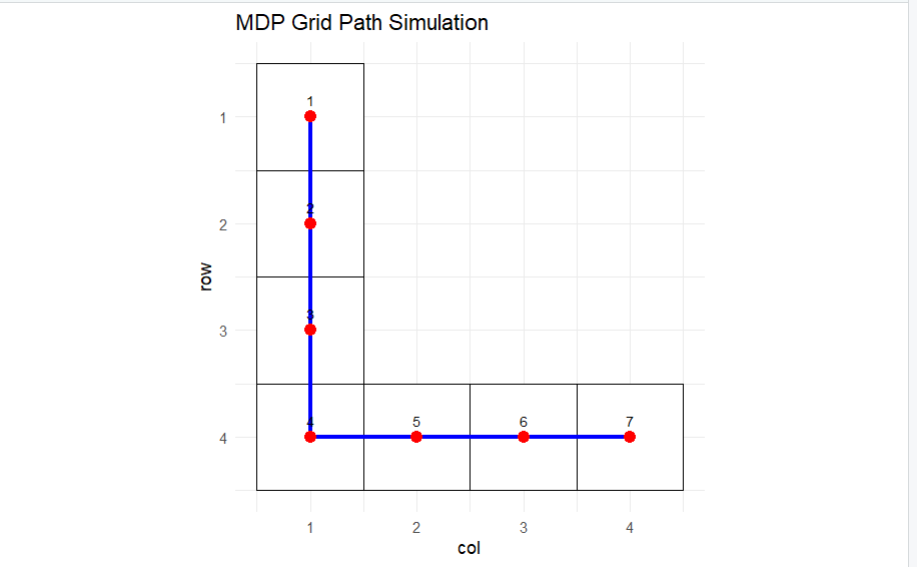

The script that drew this image:
#---------------------------------------
# Markov Decision Process Demo
#---------------------------------------

library(ggplot2)

grid_size <- 4
start <- c(1,1)
goal  <- c(4,4)

state <- start
step <- 1
total_reward <- 0

# Track path
path <- matrix("", grid_size, grid_size)
path[start[1], start[2]] <- "S"
path[goal[1], goal[2]]   <- "G"

trajectory <- data.frame(step=1, row=start[1], col=start[2])

cat("Initial Grid:\n")
print(path)

cat("\nStarting Simulation\n\n")

while(!(all(state==goal))){
  
  row <- state[1]
  col <- state[2]
  
  possible <- list()
  if(row>1) possible$Up <- c(row-1,col)
  if(row<grid_size) possible$Down <- c(row+1,col)
  if(col>1) possible$Left <- c(row,col-1)
  if(col<grid_size) possible$Right <- c(row,col+1)
  
  best_action <- NULL
  best_distance <- 100
  state_next <- NULL
  
  for(a in names(possible)){
    next_state <- possible[[a]]
    distance <- abs(goal[1]-next_state[1]) + abs(goal[2]-next_state[2])
    if(distance < best_distance){
      best_distance <- distance
      best_action <- a
      state_next <- next_state
    }
  }
  
  # Exploration: 20% chance to pick a random action
  if(runif(1) < 0.2){
    rand_action <- sample(names(possible),1)
    state_next <- possible[[rand_action]]
    best_action <- rand_action
  }
  
  reward <- -1
  if(all(state_next==goal)) reward <- 100
  total_reward <- total_reward + reward
  
  cat("Step:", step, "\n")
  cat("Current State :", state, "\n")
  cat("Action Taken  :", best_action, "\n")
  cat("Next State    :", state_next, "\n")
  cat("Reward        :", reward, "\n\n")
  
  state <- state_next
  step <- step+1
  
  trajectory <- rbind(trajectory, data.frame(step=step, row=state[1], col=state[2]))
}

cat("Simulation Complete!\n")
cat("Total Steps :", step-1, "\n")
cat("Total Reward:", total_reward, "\n")

# ==========================
# Visualization of Path
# ==========================

ggplot(trajectory, aes(x=col, y=row)) +
  geom_tile(fill="white", color="black", width=1, height=1) +
  geom_path(color="blue", size=1.2) +
  geom_point(color="red", size=3) +
  geom_text(aes(label=step), vjust=-1, size=3) +
  scale_y_reverse() +
  coord_fixed() +
  ggtitle("MDP Grid Path Simulation") +
  theme_minimal()
